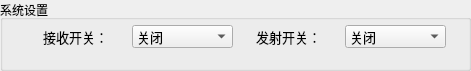
   <widget class="QGroupBox" name="groupBox_2">
    <property name="geometry">
     <rect>
      <x>10</x>
      <y>120</y>
      <width>471</width>
      <height>71</height>
     </rect>
    </property>
    <property name="title">
     <string>系统设置</string>
    </property>
    <widget class="QWidget" name="layoutWidget">
     <property name="geometry">
      <rect>
       <x>20</x>
       <y>20</y>
       <width>431</width>
       <height>33</height>
      </rect>
     </property>
     <layout class="QGridLayout" name="gridLayout_3">
      <property name="leftMargin">
       <number>5</number>
      </property>
      <property name="topMargin">
       <number>5</number>
      </property>
      <property name="rightMargin">
       <number>5</number>
      </property>
      <property name="bottomMargin">
       <number>5</number>
      </property>
      <item row="0" column="0" alignment="Qt::AlignHCenter">
       <widget class="QLabel" name="label_9">
        <property name="maximumSize">
         <size>
          <width>98</width>
          <height>16777215</height>
         </size>
        </property>
        <property name="font">
         <font>
          <pointsize>10</pointsize>
         </font>
        </property>
        <property name="layoutDirection">
         <enum>Qt::LeftToRight</enum>
        </property>
        <property name="text">
         <string>接收开关：</string>
        </property>
        <property name="alignment">
         <set>Qt::AlignRight|Qt::AlignTrailing|Qt::AlignVCenter</set>
        </property>
       </widget>
      </item>
      <item row="0" column="1">
       <widget class="QComboBox" name="comboBox_ReceiveSwitch">
        <property name="font">
         <font>
          <pointsize>10</pointsize>
         </font>
        </property>
        <property name="currentText">
         <string>关闭</string>
        </property>
        <item>
         <property name="text">
          <string>关闭</string>
         </property>
        </item>
        <item>
         <property name="text">
          <string>打开</string>
         </property>
        </item>
       </widget>
      </item>
      <item row="0" column="2" alignment="Qt::AlignHCenter">
       <widget class="QLabel" name="label_10">
        <property name="maximumSize">
         <size>
          <width>98</width>
          <height>16777215</height>
         </size>
        </property>
        <property name="font">
         <font>
          <pointsize>10</pointsize>
         </font>
        </property>
        <property name="layoutDirection">
         <enum>Qt::LeftToRight</enum>
        </property>
        <property name="text">
         <string>发射开关：</string>
        </property>
        <property name="alignment">
         <set>Qt::AlignRight|Qt::AlignTrailing|Qt::AlignVCenter</set>
        </property>
       </widget>
      </item>
      <item row="0" column="3">
       <widget class="QComboBox" name="comboBox_LaunchSwitch">
        <property name="font">
         <font>
          <pointsize>10</pointsize>
         </font>
        </property>
        <item>
         <property name="text">
          <string>关闭</string>
         </property>
        </item>
        <item>
         <property name="text">
          <string>打开</string>
         </property>
        </item>
       </widget>
      </item>
     </layout>
    </widget>
   </widget>
